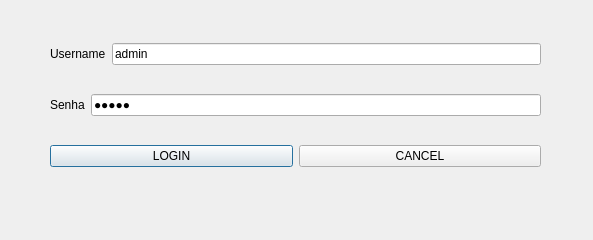
<?xml version="1.0" encoding="UTF-8"?>
<ui version="4.0">
 <class>window_login</class>
 <widget class="QDialog" name="window_login">
  <property name="geometry">
   <rect>
    <x>0</x>
    <y>0</y>
    <width>593</width>
    <height>240</height>
   </rect>
  </property>
  <property name="windowTitle">
   <string>Login</string>
  </property>
  <property name="windowIcon">
   <iconset resource="recurssos.qrc">
    <normaloff>:/imagens/icon.ico</normaloff>:/imagens/icon.ico</iconset>
  </property>
  <widget class="QWidget" name="layoutWidget">
   <property name="geometry">
    <rect>
     <x>50</x>
     <y>20</y>
     <width>491</width>
     <height>171</height>
    </rect>
   </property>
   <layout class="QVBoxLayout" name="verticalLayout">
    <item>
     <layout class="QHBoxLayout" name="horizontalLayout">
      <item>
       <widget class="QLabel" name="label_2">
        <property name="text">
         <string>Username</string>
        </property>
       </widget>
      </item>
      <item>
       <widget class="QLineEdit" name="txt_username">
        <property name="text">
         <string>admin</string>
        </property>
       </widget>
      </item>
     </layout>
    </item>
    <item>
     <layout class="QHBoxLayout" name="horizontalLayout_2">
      <item>
       <widget class="QLabel" name="label">
        <property name="text">
         <string>Senha</string>
        </property>
       </widget>
      </item>
      <item>
       <widget class="QLineEdit" name="txt_senha">
        <property name="text">
         <string>admin</string>
        </property>
        <property name="echoMode">
         <enum>QLineEdit::Password</enum>
        </property>
       </widget>
      </item>
     </layout>
    </item>
    <item>
     <layout class="QHBoxLayout" name="horizontalLayout_3">
      <item>
       <widget class="QPushButton" name="btn_login">
        <property name="text">
         <string>LOGIN</string>
        </property>
       </widget>
      </item>
      <item>
       <widget class="QPushButton" name="btn_senha">
        <property name="text">
         <string>CANCEL</string>
        </property>
       </widget>
      </item>
     </layout>
    </item>
   </layout>
  </widget>
 </widget>
 <resources>
  <include location="recurssos.qrc"/>
 </resources>
 <connections/>
</ui>
